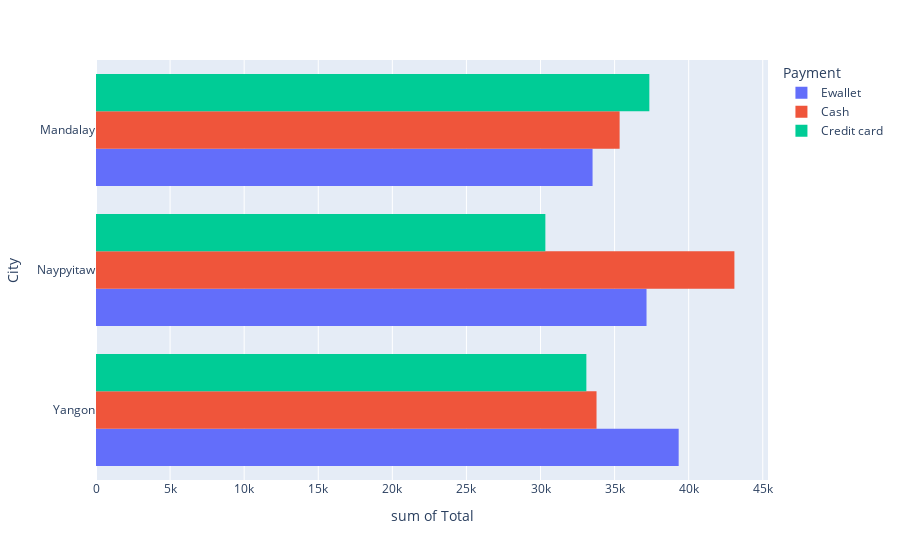

The notebook cell saved with this chart:
### Code cell
fig = px.histogram(pay_method, x="Total", y="City",color='Payment', barmode='group', width=900)
fig.show()

### Figure 1 — Plotly figure (JSON) as saved in the notebook; plotly's stock layout.template omitted (floating-point values rounded to 4 significant figures; data arrays with more than 128 entries replaced by an {"elided": "..."} marker saying what was removed)
{"data": [{"alignmentgroup": "True", "bingroup": "y", "histfunc": "sum", "hovertemplate": "Payment=Ewallet<br>sum of Total=%{x}<br>City=%{y}<extra></extra>", "legendgroup": "Ewallet", "marker": {"color": "#636efa", "pattern": {"shape": ""}}, "name": "Ewallet", "offsetgroup": "Ewallet", "orientation": "h", "showlegend": true, "type": "histogram", "x": {"elided": "345 float values"}, "xaxis": "x", "y": {"elided": "345 str values"}, "yaxis": "y"}, {"alignmentgroup": "True", "bingroup": "y", "histfunc": "sum", "hovertemplate": "Payment=Cash<br>sum of Total=%{x}<br>City=%{y}<extra></extra>", "legendgroup": "Cash", "marker": {"color": "#EF553B", "pattern": {"shape": ""}}, "name": "Cash", "offsetgroup": "Cash", "orientation": "h", "showlegend": true, "type": "histogram", "x": {"elided": "344 float values"}, "xaxis": "x", "y": {"elided": "344 str values"}, "yaxis": "y"}, {"alignmentgroup": "True", "bingroup": "y", "histfunc": "sum", "hovertemplate": "Payment=Credit card<br>sum of Total=%{x}<br>City=%{y}<extra></extra>", "legendgroup": "Credit card", "marker": {"color": "#00cc96", "pattern": {"shape": ""}}, "name": "Credit card", "offsetgroup": "Credit card", "orientation": "h", "showlegend": true, "type": "histogram", "x": {"elided": "311 float values"}, "xaxis": "x", "y": {"elided": "311 str values"}, "yaxis": "y"}], "layout": {"barmode": "group", "legend": {"title": {"text": "Payment"}, "tracegroupgap": 0}, "margin": {"t": 60}, "width": 900, "xaxis": {"anchor": "y", "domain": [0, 1], "title": {"text": "sum of Total"}}, "yaxis": {"anchor": "x", "domain": [0, 1], "title": {"text": "City"}}}}
